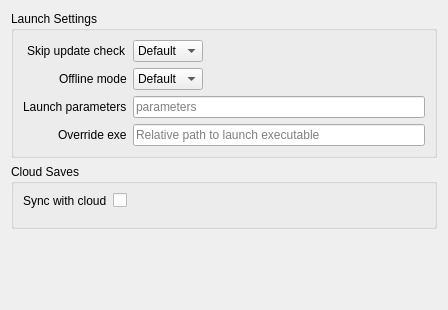
<?xml version="1.0" encoding="UTF-8"?>
<ui version="4.0">
 <class>GameSettings</class>
 <widget class="QWidget" name="GameSettings">
  <property name="geometry">
   <rect>
    <x>0</x>
    <y>0</y>
    <width>448</width>
    <height>310</height>
   </rect>
  </property>
  <property name="windowTitle">
   <string>GameSettings</string>
  </property>
  <layout class="QVBoxLayout" name="game_settings_layout">
   <item>
    <widget class="QGroupBox" name="launch_settings_group">
     <property name="sizePolicy">
      <sizepolicy hsizetype="Preferred" vsizetype="Maximum">
       <horstretch>0</horstretch>
       <verstretch>0</verstretch>
      </sizepolicy>
     </property>
     <property name="title">
      <string>Launch Settings</string>
     </property>
     <layout class="QFormLayout" name="launch_settings_layout">
      <property name="labelAlignment">
       <set>Qt::AlignRight|Qt::AlignTrailing|Qt::AlignVCenter</set>
      </property>
      <item row="0" column="0">
       <widget class="QLabel" name="skip_update_label">
        <property name="text">
         <string>Skip update check</string>
        </property>
       </widget>
      </item>
      <item row="0" column="1">
       <widget class="QComboBox" name="skip_update">
        <property name="sizePolicy">
         <sizepolicy hsizetype="Maximum" vsizetype="Fixed">
          <horstretch>0</horstretch>
          <verstretch>0</verstretch>
         </sizepolicy>
        </property>
        <item>
         <property name="text">
          <string>Default</string>
         </property>
        </item>
        <item>
         <property name="text">
          <string>Yes</string>
         </property>
        </item>
        <item>
         <property name="text">
          <string>No</string>
         </property>
        </item>
       </widget>
      </item>
      <item row="1" column="0">
       <widget class="QLabel" name="offline_label">
        <property name="text">
         <string>Offline mode</string>
        </property>
       </widget>
      </item>
      <item row="1" column="1">
       <widget class="QComboBox" name="offline">
        <property name="sizePolicy">
         <sizepolicy hsizetype="Maximum" vsizetype="Fixed">
          <horstretch>0</horstretch>
          <verstretch>0</verstretch>
         </sizepolicy>
        </property>
        <item>
         <property name="text">
          <string>Default</string>
         </property>
        </item>
        <item>
         <property name="text">
          <string>Yes</string>
         </property>
        </item>
        <item>
         <property name="text">
          <string>No</string>
         </property>
        </item>
       </widget>
      </item>
      <item row="2" column="0">
       <widget class="QLabel" name="launch_params_label">
        <property name="text">
         <string>Launch parameters</string>
        </property>
       </widget>
      </item>
      <item row="2" column="1">
       <widget class="QLineEdit" name="launch_params">
        <property name="placeholderText">
         <string>parameters</string>
        </property>
       </widget>
      </item>
      <item row="3" column="0">
       <widget class="QLabel" name="override_exe_label">
        <property name="text">
         <string>Override exe</string>
        </property>
       </widget>
      </item>
      <item row="3" column="1">
       <widget class="QLineEdit" name="override_exe_edit">
        <property name="placeholderText">
         <string>Relative path to launch executable</string>
        </property>
       </widget>
      </item>
     </layout>
    </widget>
   </item>
   <item>
    <widget class="QGroupBox" name="cloud_group">
     <property name="title">
      <string>Cloud Saves</string>
     </property>
     <layout class="QFormLayout" name="cloud_layout">
      <property name="labelAlignment">
       <set>Qt::AlignRight|Qt::AlignTrailing|Qt::AlignVCenter</set>
      </property>
      <item row="0" column="0">
       <widget class="QLabel" name="cloud_sync_label">
        <property name="text">
         <string>Sync with cloud</string>
        </property>
       </widget>
      </item>
      <item row="0" column="1">
       <widget class="QCheckBox" name="cloud_sync">
        <property name="text">
         <string notr="true"/>
        </property>
       </widget>
      </item>
     </layout>
    </widget>
   </item>
   <item>
    <layout class="QVBoxLayout" name="proton_layout"/>
   </item>
   <item>
    <widget class="QWidget" name="linux_settings_widget" native="true">
     <layout class="QVBoxLayout" name="linux_settings_layout">
      <property name="leftMargin">
       <number>0</number>
      </property>
      <property name="topMargin">
       <number>0</number>
      </property>
      <property name="rightMargin">
       <number>0</number>
      </property>
      <property name="bottomMargin">
       <number>0</number>
      </property>
     </layout>
    </widget>
   </item>
  </layout>
 </widget>
 <resources/>
 <connections/>
</ui>
